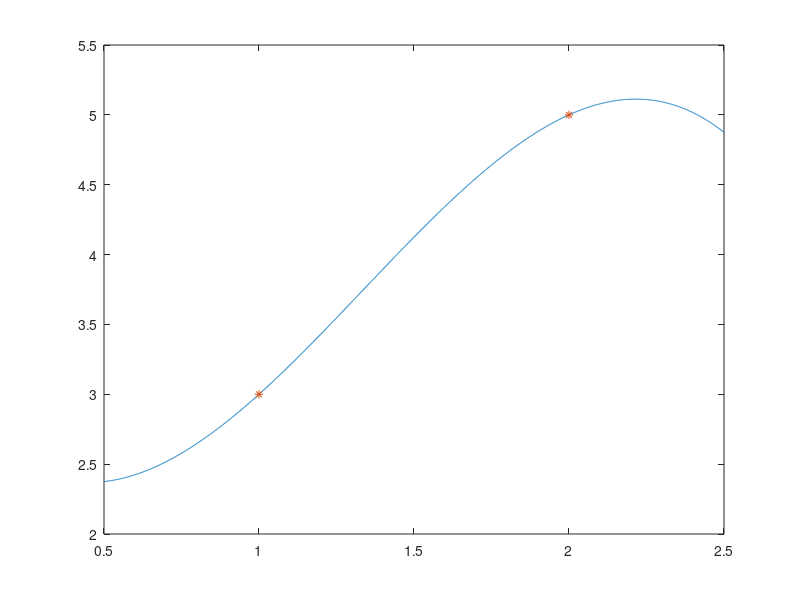

Write MATLAB code to recreate this figure.
clear 
clc
close all
x = [1 2 ]; %x坐标x
y = [3  5]; %y坐标
s = [2 1]; %斜率

F = [x(1)^3     x(1)^2      x(1)        1;
     x(2)^3     x(2)^2      x(2)        1;
     3*x(1)^2   2*x(1)      1           0;
     3*x(2)^2   2*x(2)      1           0]
 
rank(F)
 
B =[y(1);
    y(2);
    s(1);
    s(2)]

A = F\B

c = 0.5:0.001:2.5;
v = A(1)*c.^3 +A(2)*c.^2 + A(3)*c +A(4);

plot(c,v)
hold on
plot(x,y,'*')